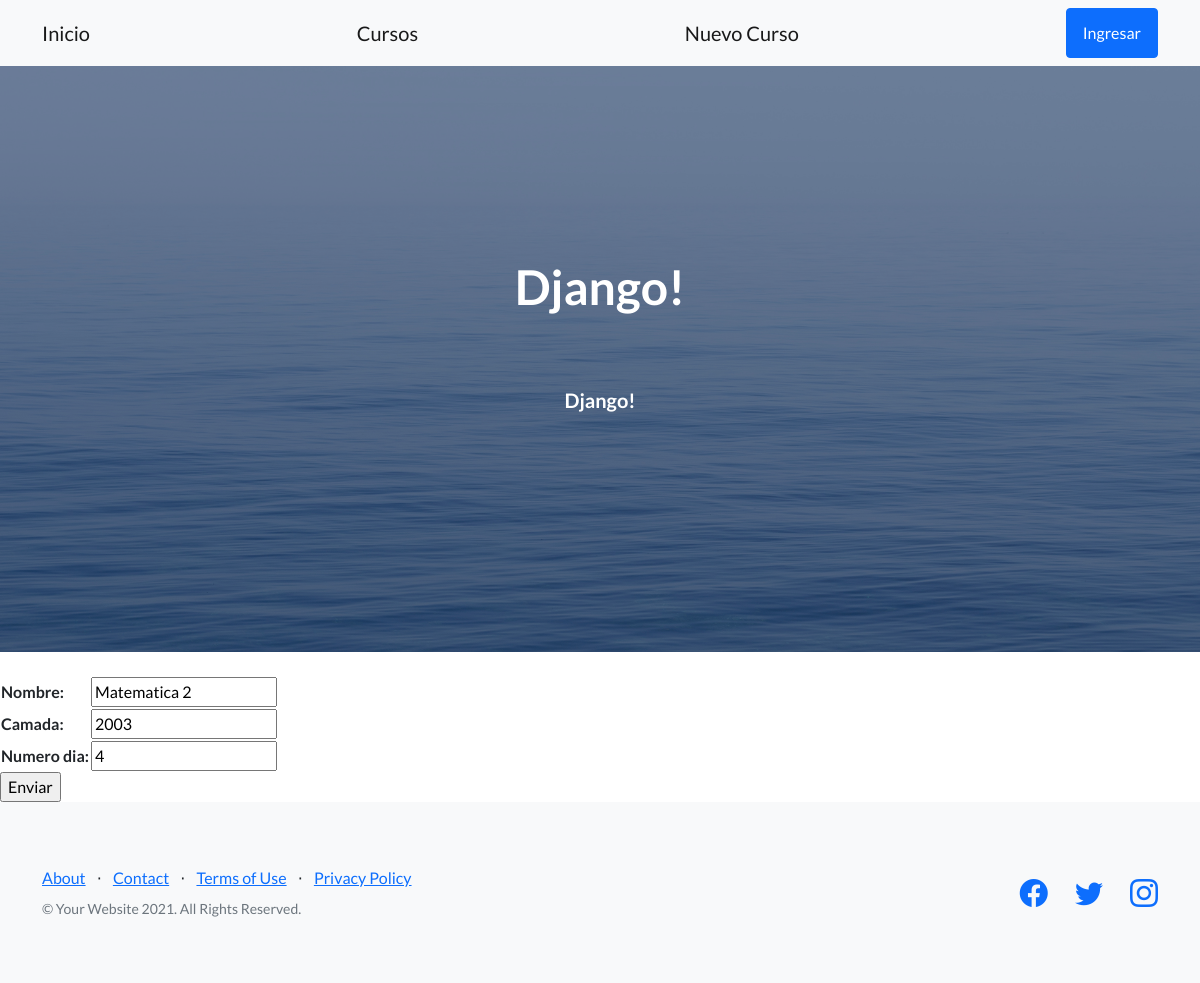
The app's page /AppCoder/cursos/edit/2 with its own data.
### AppCoder/models.py (models this page shows)
class Curso(models.Model):
    nombre = models.CharField(max_length=40)
    camada = models.IntegerField()
    numero_dia = models.IntegerField()

### AppCoder/views.py (the view)
# urls.py: path("cursos/edit/<pk>", views.CursoEdit.as_view(), name='Edit'),
class CursoEdit(UpdateView):
    model = Curso
    fields = '__all__'
    success_url = '/AppCoder/cursos/list/'

### AppCoder/templates/AppCoder/curso_form.html (shortened to what this page needs)
{% extends "AppCoder/padre.html" %}
{% load static %}
{% block contenidoQueCambia %}
    <br>
    <form action="" method="post">
        <table>
        {{form.as_table}}
        </table>
        <input type="submit" value="Enviar" />
    </form>
{% endblock %}

### records on screen
Curso: nombre "Matematica 2", camada "2003", numero_dia "4"
